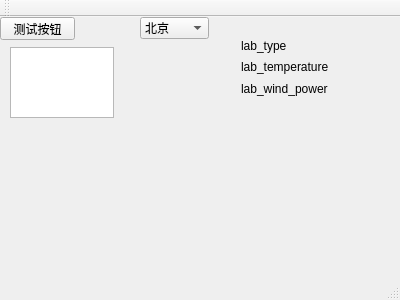
<?xml version="1.0" encoding="UTF-8"?>
<ui version="4.0">
 <class>MainWindow</class>
 <widget class="QMainWindow" name="MainWindow">
  <property name="geometry">
   <rect>
    <x>0</x>
    <y>0</y>
    <width>400</width>
    <height>300</height>
   </rect>
  </property>
  <property name="windowTitle">
   <string>MainWindow</string>
  </property>
  <widget class="QWidget" name="centralWidget">
   <widget class="QPushButton" name="pushButtonctest">
    <property name="geometry">
     <rect>
      <x>0</x>
      <y>0</y>
      <width>75</width>
      <height>23</height>
     </rect>
    </property>
    <property name="text">
     <string>测试按钮</string>
    </property>
   </widget>
   <widget class="QTextEdit" name="textEdit">
    <property name="geometry">
     <rect>
      <x>10</x>
      <y>30</y>
      <width>104</width>
      <height>71</height>
     </rect>
    </property>
   </widget>
   <widget class="QWidget" name="verticalLayoutWidget">
    <property name="geometry">
     <rect>
      <x>230</x>
      <y>10</y>
      <width>160</width>
      <height>80</height>
     </rect>
    </property>
    <layout class="QVBoxLayout" name="verticalLayout">
     <item>
      <widget class="QLabel" name="lab_type">
       <property name="text">
        <string>lab_type</string>
       </property>
      </widget>
     </item>
     <item>
      <widget class="QLabel" name="lab_temperature">
       <property name="text">
        <string>lab_temperature</string>
       </property>
      </widget>
     </item>
     <item>
      <widget class="QLabel" name="lab_wind_power">
       <property name="text">
        <string>lab_wind_power</string>
       </property>
      </widget>
     </item>
    </layout>
   </widget>
   <widget class="QComboBox" name="comboBox">
    <property name="geometry">
     <rect>
      <x>140</x>
      <y>0</y>
      <width>69</width>
      <height>22</height>
     </rect>
    </property>
    <item>
     <property name="text">
      <string>北京</string>
     </property>
    </item>
    <item>
     <property name="text">
      <string>天津</string>
     </property>
    </item>
   </widget>
  </widget>
  <widget class="QMenuBar" name="menuBar">
   <property name="geometry">
    <rect>
     <x>0</x>
     <y>0</y>
     <width>400</width>
     <height>23</height>
    </rect>
   </property>
  </widget>
  <widget class="QToolBar" name="mainToolBar">
   <attribute name="toolBarArea">
    <enum>TopToolBarArea</enum>
   </attribute>
   <attribute name="toolBarBreak">
    <bool>false</bool>
   </attribute>
  </widget>
  <widget class="QStatusBar" name="statusBar"/>
 </widget>
 <layoutdefault spacing="6" margin="11"/>
 <resources/>
 <connections/>
</ui>
